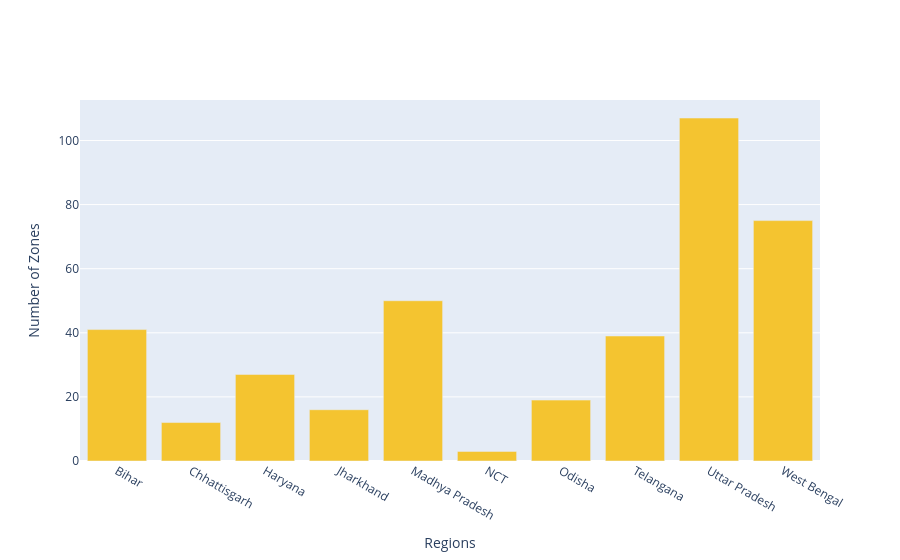

Notebook code for this chart:
### Code cell
fig = go.Figure(data=[go.Bar(
    x=metadata_region_sorted.index,
    y=metadata_region_sorted.Count,
    marker_color=metadata_region_sorted.color # marker color can be a single color value or an iterable
)])
fig.update_layout(title_text='',yaxis_title='Number of Zones',xaxis_title='Regions')

### Figure 1 — Plotly figure (JSON) as saved in the notebook; plotly's stock layout.template omitted (floating-point values rounded to 4 significant figures)
{"data": [{"marker": {"color": ["#F4C430", "#F4C430", "#F4C430", "#F4C430", "#F4C430", "#F4C430", "#F4C430", "#F4C430", "#F4C430", "#F4C430"]}, "type": "bar", "x": ["Bihar", "Chhattisgarh", "Haryana", "Jharkhand", "Madhya Pradesh", "NCT", "Odisha", "Telangana", "Uttar Pradesh", "West Bengal"], "y": [41, 12, 27, 16, 50, 3, 19, 39, 107, 75]}], "layout": {"title": {"text": ""}, "xaxis": {"title": {"text": "Regions"}}, "yaxis": {"title": {"text": "Number of Zones"}}}}
